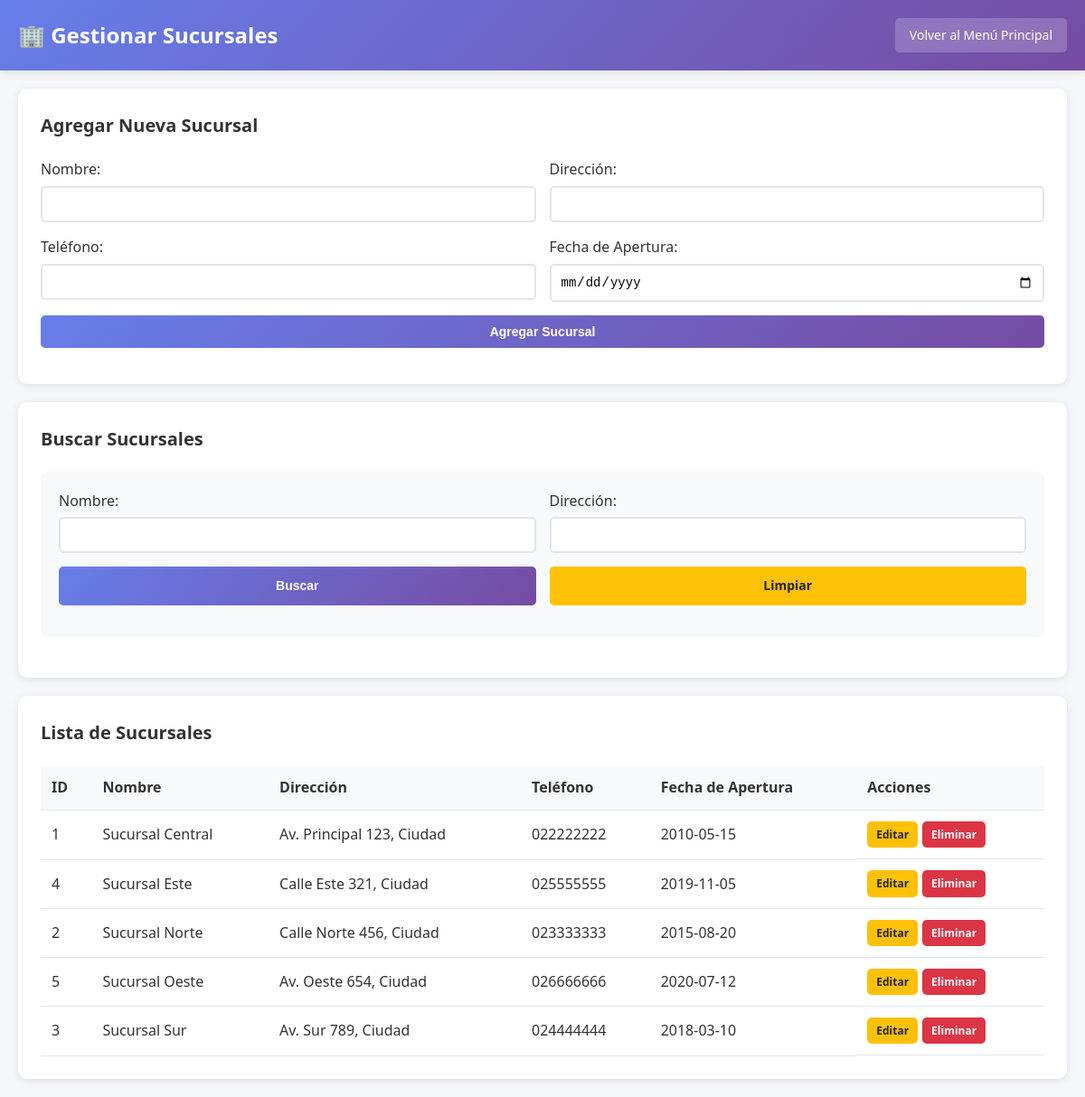
Screenshot of /crud_sucursales.php (signed in) with the database file from the repository.
### tables this page shows
CREATE TABLE Sucursal (
    sucursal_id INT AUTO_INCREMENT PRIMARY KEY,
    nombre VARCHAR(100) NOT NULL,
    direccion VARCHAR(200) NOT NULL,
    telefono VARCHAR(15) NOT NULL,
    fecha_apertura DATE NOT NULL
);

### config.php (called while the page is built, shortened)
<?php
function tienePermiso($rol, $accion, $tabla) {
    $matrizPermisos = [
        'Administrador' => [
            'Sucursal' => ['C', 'R', 'U', 'D'],
            'Empleado' => ['C', 'R', 'U', 'D'],
            'Cliente' => ['C', 'R', 'U', 'D'],
            'Cuenta' => ['C', 'R', 'U', 'D'],
            'Transaccion' => ['C', 'R', 'U', 'D'],
            'Prestamo' => ['C', 'R', 'U', 'D'],
            'TarjetaCredito' => ['C', 'R', 'U', 'D'],
            'Usuario' => ['C', 'R', 'U', 'D']
        ],
        'Desarrollador' => [
            'Cuenta' => ['C', 'R', 'U', 'D'],
            'Transaccion' => ['C', 'R', 'U', 'D'],
            'TarjetaCredito' => ['C', 'R', 'U', 'D'],
            'Cliente' => ['R'],
            'Empleado' => ['R']
        ],
        'Supervisor' => [
            'Cuenta' => ['R'],
            'Transaccion' => ['R'],
            'Prestamo' => ['R'],
            'TarjetaCredito' => ['R'],
            'Cliente' => ['R']
        ]
    ];
    return isset($matrizPermisos[$rol][$tabla]) && in_array($accion, $matrizPermisos[$rol][$tabla]);
}
?>

### crud_sucursales.php (the view, shortened to what this page needs)
<?php
require_once 'config.php';
$rol = $_SESSION['rol'];
$where_clause = "1=1";
$sucursal_editar = null;
$sql = "SELECT * FROM Sucursal WHERE $where_clause ORDER BY nombre";
$stmt = $conn->prepare($sql);
$stmt->execute();
$result = $stmt->get_result();
$sucursales = $result->fetch_all(MYSQLI_ASSOC);
?>
<!DOCTYPE html>
<html lang="es">
<head>
</head>
<body>
    <div class="header">
        <div class="header-content">
            <h1>🏢 Gestionar Sucursales</h1>
            <a href="index.php" class="back-btn">Volver al Menú Principal</a>
        </div>
    </div>
    <div class="container">
        <?php if (tienePermiso($rol, 'C', 'Sucursal') || tienePermiso($rol, 'U', 'Sucursal')): ?>
        <div class="form-section">
            <h2><?php echo $sucursal_editar ? 'Editar Sucursal' : 'Agregar Nueva Sucursal'; ?></h2>
            <form method="POST">
                <div class="form-row">
                    <div class="form-group">
                        <label for="nombre">Nombre:</label>
                        <input type="text" id="nombre" name="nombre" value="<?php echo $sucursal_editar ? htmlspecialchars($sucursal_editar['nombre']) : ''; ?>" required>
                    </div>
                    <div class="form-group">
                        <label for="direccion">Dirección:</label>
                        <input type="text" id="direccion" name="direccion" value="<?php echo $sucursal_editar ? htmlspecialchars($sucursal_editar['direccion']) : ''; ?>" required>
                    </div>
                </div>
                <div class="form-row">
                    <div class="form-group">
                        <label for="telefono">Teléfono:</label>
                        <input type="text" id="telefono" name="telefono" value="<?php echo $sucursal_editar ? htmlspecialchars($sucursal_editar['telefono']) : ''; ?>" required>
                    </div>
                    <div class="form-group">
                        <label for="fecha_apertura">Fecha de Apertura:</label>
                        <input type="date" id="fecha_apertura" name="fecha_apertura" value="<?php echo $sucursal_editar ? $sucursal_editar['fecha_apertura'] : ''; ?>" required>
                    </div>
                </div>
                <div class="form-row">
                    <?php if ($sucursal_editar): ?>
                        <button type="submit" name="editar" class="btn btn-primary">Actualizar Sucursal</button>
                        <a href="crud_sucursales.php" class="btn btn-warning">Cancelar</a>
                    <?php else: ?>
                        <button type="submit" name="agregar" class="btn btn-primary">Agregar Sucursal</button>
                    <?php endif; ?>
                </div>
            </form>
        </div>
        <?php endif; ?>
        <div class="form-section">
            <h2>Buscar Sucursales</h2>
            <form method="POST" class="search-form">
                <div class="form-row">
                    <div class="form-group">
                        <label for="nombre_buscar">Nombre:</label>
                        <input type="text" id="nombre_buscar" name="nombre" value="<?php echo isset($_POST['nombre']) ? htmlspecialchars($_POST['nombre']) : ''; ?>">
                    </div>
                    <div class="form-group">
                        <label for="direccion_buscar">Dirección:</label>
                        <input type="text" id="direccion_buscar" name="direccion" value="<?php echo isset($_POST['direccion']) ? htmlspecialchars($_POST['direccion']) : ''; ?>">
                    </div>
                </div>
                <div class="form-row">
                    <button type="submit" name="buscar" class="btn btn-primary">Buscar</button>
                    <a href="crud_sucursales.php" class="btn btn-warning">Limpiar</a>
                </div>
            </form>
        </div>
        <div class="table-section">
            <h2>Lista de Sucursales</h2>
            <table>
                <thead>
                    <tr>
                        <th>ID</th>
                        <th>Nombre</th>
                        <th>Dirección</th>
                        <th>Teléfono</th>
                        <th>Fecha de Apertura</th>
                        <th>Acciones</th>
                    </tr>
                </thead>
                <tbody>
                    <?php if (empty($sucursales)): ?>
                        <tr>
                            <td colspan="6" style="text-align: center; color: #666;">No se encontraron sucursales.</td>
                        </tr>
                    <?php else: ?>
                        <?php foreach ($sucursales as $sucursal): ?>
                            <tr>
                                <td><?php echo htmlspecialchars($sucursal['sucursal_id']); ?></td>
                                <td><?php echo htmlspecialchars($sucursal['nombre']); ?></td>
                                <td><?php echo htmlspecialchars($sucursal['direccion']); ?></td>
                                <td><?php echo htmlspecialchars($sucursal['telefono']); ?></td>
                                <td><?php echo htmlspecialchars($sucursal['fecha_apertura']); ?></td>
                                <td class="actions">
                                    <?php if (tienePermiso($rol, 'U', 'Sucursal')): ?>
                                        <a href="?editar=<?php echo $sucursal['sucursal_id']; ?>" class="btn btn-warning btn-sm">Editar</a>
                                    <?php endif; ?>
                                    <?php if (tienePermiso($rol, 'D', 'Sucursal')): ?>
                                        <a href="?eliminar=<?php echo $sucursal['sucursal_id']; ?>" class="btn btn-danger btn-sm" onclick="return confirm('¿Está seguro de que desea eliminar esta sucursal?')">Eliminar</a>
                                    <?php endif; ?>
                                </td>
                            </tr>
                        <?php endforeach; ?>
                    <?php endif; ?>
                </tbody>
            </table>
        </div>
    </div>
</body>
</html>

### crud_sucursales.php (style rules this page uses)
* { margin: 0; padding: 0; box-sizing: border-box; }
body { font-family: 'Segoe UI', Tahoma, Geneva, Verdana, sans-serif; background: #f5f7fa; color: #333; line-height: 1.6; }
.header { background: linear-gradient(135deg, #667eea 0%, #764ba2 100%); color: white; padding: 20px 0; box-shadow: 0 2px 10px rgba(0,0,0,0.1); }
.header-content { max-width: 1200px; margin: 0 auto; padding: 0 20px; display: flex; justify-content: space-between; align-items: center; }
.header h1 { font-size: 24px; font-weight: 600; }
.back-btn { background: rgba(255,255,255,0.2); color: white; border: none; padding: 8px 16px; border-radius: 5px; cursor: pointer; text-decoration: none; font-size: 14px; transition: background 0.3s ease; }
.container { max-width: 1200px; margin: 0 auto; padding: 20px; }
.form-section { background: white; padding: 25px; border-radius: 10px; box-shadow: 0 2px 10px rgba(0,0,0,0.1); margin-bottom: 20px; }
.form-section h2 { color: #333; margin-bottom: 20px; font-size: 20px; }
.form-row { display: grid; grid-template-columns: repeat(auto-fit, minmax(250px, 1fr)); gap: 15px; margin-bottom: 15px; }
.form-group { display: flex; flex-direction: column; }
.form-group label { margin-bottom: 5px; font-weight: 500; color: #333; }
.form-group input, .form-group select { padding: 10px; border: 2px solid #e1e5e9; border-radius: 5px; font-size: 14px; transition: border-color 0.3s ease; }
.btn { padding: 10px 20px; border: none; border-radius: 5px; cursor: pointer; font-size: 14px; font-weight: 600; transition: all 0.3s ease; text-decoration: none; display: inline-block; text-align: center; }
.btn-primary { background: linear-gradient(135deg, #667eea 0%, #764ba2 100%); color: white; }
.btn-danger { background: #dc3545; color: white; }
.btn-warning { background: #ffc107; color: #212529; }
.table-section { background: white; padding: 25px; border-radius: 10px; box-shadow: 0 2px 10px rgba(0,0,0,0.1); }
.table-section h2 { color: #333; margin-bottom: 20px; font-size: 20px; }
.search-form { background: #f8f9fa; padding: 20px; border-radius: 8px; margin-bottom: 20px; }
table { width: 100%; border-collapse: collapse; margin-top: 20px; }
th, td { padding: 12px; text-align: left; border-bottom: 1px solid #e1e5e9; }
th { background: #f8f9fa; font-weight: 600; color: #333; }
.actions { display: flex; gap: 5px; }
.btn-sm { padding: 5px 10px; font-size: 12px; }

### rows the page displays
sucursal: sucursal_id "1", nombre "Sucursal Central", direccion "Av. Principal 123, Ciudad", telefono "022222222", fecha_apertura "2010-05-15"
sucursal: sucursal_id "4", nombre "Sucursal Este", direccion "Calle Este 321, Ciudad", telefono "025555555", fecha_apertura "2019-11-05"
sucursal: sucursal_id "2", nombre "Sucursal Norte", direccion "Calle Norte 456, Ciudad", telefono "023333333", fecha_apertura "2015-08-20"
sucursal: sucursal_id "5", nombre "Sucursal Oeste", direccion "Av. Oeste 654, Ciudad", telefono "026666666", fecha_apertura "2020-07-12"
sucursal: sucursal_id "3", nombre "Sucursal Sur", direccion "Av. Sur 789, Ciudad", telefono "024444444", fecha_apertura "2018-03-10"
